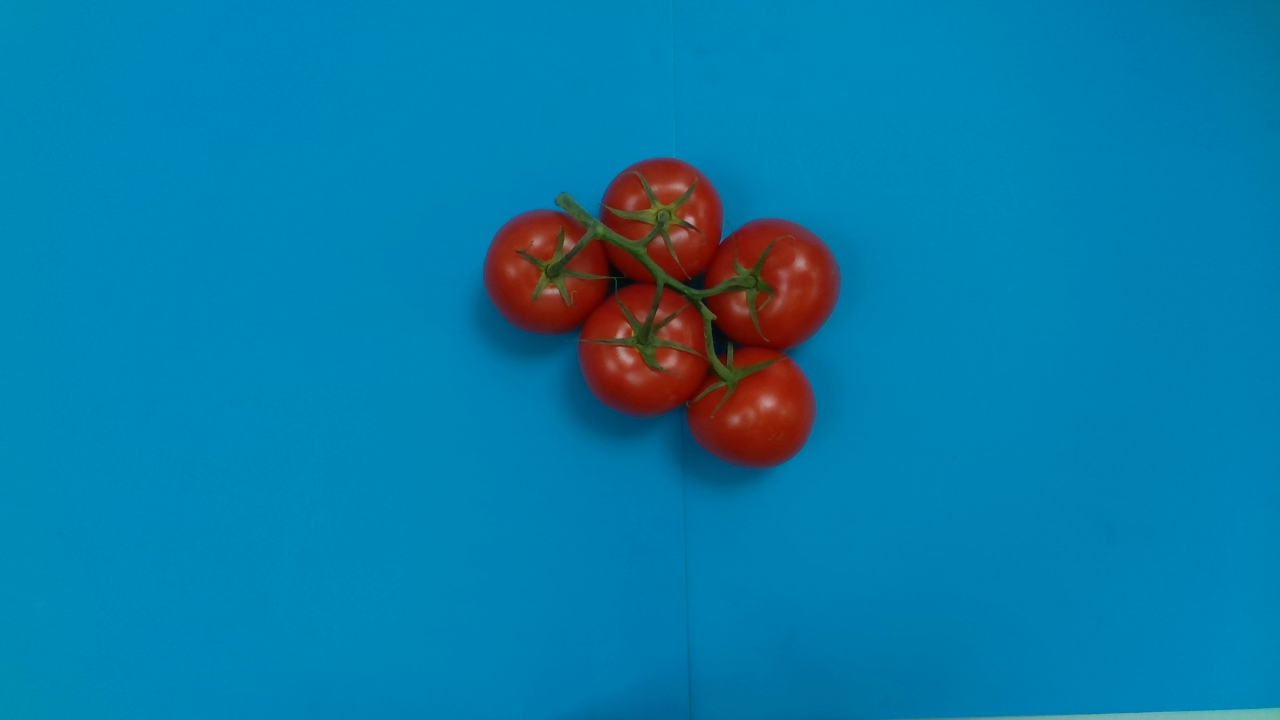
#> input picture detect_truss/images/data/003.png, 1280 x 720 px, given in place of 001.png, which was not available
$ python color_sapcee.py
#> lines starting #> are read from the running program, lines starting #| are printed output that depends on the picture; pictures that were not available may be replaced by others from this repository, and a replacement may not be noted
### detect_truss/src/detect_truss/util.py
#!/usr/bin/env python3
# -*- coding: utf-8 -*-
"""
Created on Fri Feb 14 21:21:28 2020

@author: taeke
"""

import os
import cv2
import numpy as np
import warnings
import copy
from matplotlib import pyplot as plt
import matplotlib as mpl

import utils.color_maps as color_maps

from matplotlib.backends.backend_agg import FigureCanvasAgg

ee_color = (255, 150, 0)
grasp_color = (200, 0, 150)
tomato_color = (255, 82, 82)
peduncle_color = (82, 255, 82)  # (0, 150, 30)
background_color = (0, 0, 255)
junction_color = (100, 0, 200)
end_color = (200, 0, 0)
gray_color = (150, 150, 150)

background_layer = 0
bottom_layer = 1  # contours
middle_layer = 5  # tomatoes
peduncle_layer = 6
vertex_layer = 7
high_layer = 8  # arrows, com
top_layer = 10  # junctions, com, text

default_ext = 'png'


def make_dirs(pwd):
    if not os.path.isdir(pwd):
        print("New path, creating a new folder: " + pwd)
        os.makedirs(pwd)


# [28 lines left out: functions load_rgb, bin2img, not called in this run]


def img2bin(img, copy=False):
    dtype = bool
    return img.astype(dtype, copy=copy)


# [87 lines left out: functions remove_blobs, add_border, label_img, stack_segments, grey_2_rgb, not called in this run]


def save_img(img, pwd, name, resolution=300, title="", title_size=20, ext=None, color_map='plasma', vmin=None,
             vmax=None):
    if ext is None:
        ext = default_ext

    plt.rcParams["savefig.format"] = ext
    plt.rcParams["savefig.bbox"] = 'tight'
    plt.rcParams['axes.titlesize'] = title_size
    # plt.rcParams['image.cmap'] = color_map

    if color_map == 'HSV':
        color_map = color_maps.hsv_color_scale()
    elif color_map == 'Lab':
        color_map = color_maps.lab_color_scale()

    fig = plt.figure()
    plt.imshow(img, cmap=color_map, vmin=vmin, vmax=vmax)
    plt.axis('off')
    if title is not None:
        plt.title(title)

    # https://stackoverflow.com/a/27227718
    plt.gca().set_axis_off()
    plt.subplots_adjust(top=1, bottom=0, right=1, left=0,
                        hspace=0, wspace=0)
    plt.margins(0, 0)
    plt.gca().xaxis.set_major_locator(plt.NullLocator())
    plt.gca().yaxis.set_major_locator(plt.NullLocator())

    # make dir if it does not yet exist
    make_dirs(pwd)
    fig.savefig(os.path.join(pwd, name), dpi=resolution, bbox_inches='tight', pad_inches=0)
    plt.close(fig)


# [633 lines left out: functions save_fig, add_com, add_circles, plot_segments, plot_image, plot_features and 15 more, not called in this run]

### detect_truss/src/color_sapcee.py
#!/usr/bin/env python2
# -*- coding: utf-8 -*-
"""
Created on Fri May  8 14:08:03 2020

@author: taeke
"""

#!/usr/bin/env python3
# -*- coding: utf-8 -*-
"""
Created on Tue Feb 18 08:52:33 2020

@author: taeke
"""


## imports ##
import os # os.sep
import cv2
import numpy as np

from matplotlib import pyplot as plt

# custom functions
from detect_truss.util import save_img
from detect_truss.util import stack_segments
from detect_truss.util import make_dirs


#%% init
N = 11 #  48 #        # tomato file to load
nDigits = 3

plt.rcParams["image.cmap"] = 'plasma'
plt.rcParams["savefig.format"] = 'pdf'
plt.rcParams["savefig.bbox"] = 'tight'
plt.rcParams['axes.titlesize'] = 20

pathCurrent = os.path.dirname(__file__)
dataSet = 'failures' # "real_blue" # "tomato_cases" #

pwdData = os.path.join(pathCurrent, "data", dataSet)
pwdResults = os.path.join(pathCurrent, "results", dataSet, "color_space")

make_dirs(pwdData)
make_dirs(pwdResults)

imMax = 255
count = 0

for iTomato in range(1, N):

    tomatoID = str(iTomato).zfill(nDigits)
    tomatoName = tomatoID # "tomato" + "_RGB_" +
    fileName = tomatoName + ".png" # ".jpg" #

    imPath = os.path.join(pwdData, fileName)
    imBGR = cv2.imread(imPath)
#> imBGR is the input picture: shape (720, 1280, 3); mean B, G, R 168, 123.8, 8.3

    # color spaces
    imRGB = cv2.cvtColor(imBGR, cv2.COLOR_BGR2RGB)
    imHSV = cv2.cvtColor(imRGB, cv2.COLOR_RGB2HSV)
#> imHSV: shape (720, 1280, 3); mean H, S, V 93.1, 249.8, 174.1
    # imHLS = cv2.cvtColor(imRGB, cv2.COLOR_RGB2HLS)
    # imHSL = np.dstack((np.dstack((imHLS[:,:,0], imHLS[:,:,2])), imHLS[:,:,1]))
    # imHSI = rgb2hsi(imRGB)

    imLAB = cv2.cvtColor(imRGB, cv2.COLOR_RGB2LAB)
#> imLAB: shape (720, 1280, 3); mean of channels 0, 1, 2 125.8, 119.1, 98.1


    save_img(imHSV[:,:,0], pwdResults, tomatoID + "_H")
#> in save_img, `fig.savefig(os.path.join(pwd, name), dpi=resolution, bbox_inches='tigh..`:
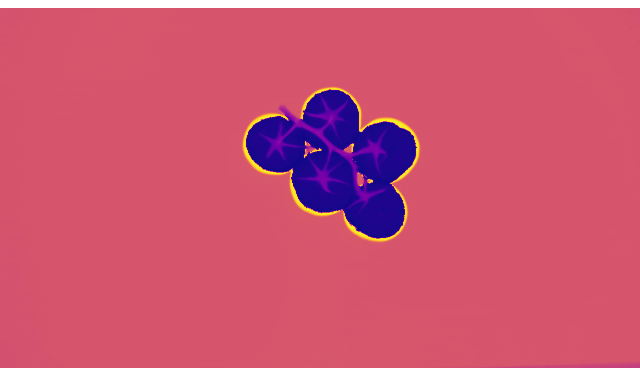
#> figure drawn by matplotlib, 1 panel
    # [6 lines of commented-out code are left out]
    save_img(imLAB[:,:,1], pwdResults, tomatoID + "_A")
#> call 2 of save_img, with name = '001_A', resolution = 300, title = '', title_size = 20, color_map = 'plasma'
#> in save_img (call 2), `fig.savefig(os.path.join(pwd, name), dpi=resolution, bbox_inches='tigh..`:
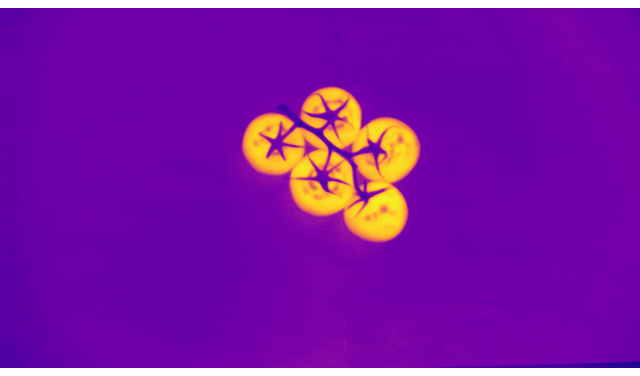
#> figure drawn by matplotlib, 1 panel
#> pass 2 of the loop `for iTomato in range(1, N):`:
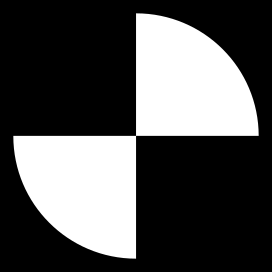
#> input picture detect_truss/src/detect_truss/utils/com.png, 272 x 272 px, given in place of 002.png, which was not available
#> imBGR is the input picture: shape (272, 272, 3); min 0, max 255, mean 81.5
#> imHSV: shape (272, 272, 3); mean H, S, V 0, 0, 81.5
#> imLAB: shape (272, 272, 3); mean of channels 0, 1, 2 81.5, 128, 128
#> in save_img (call 3), `fig.savefig(os.path.join(pwd, name), dpi=resolution, bbox_inches='tigh..`:
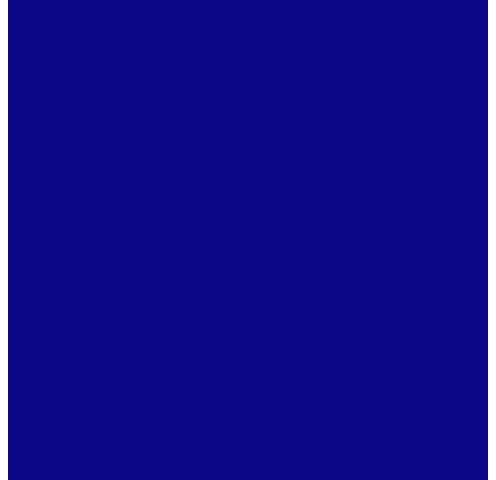
#> figure drawn by matplotlib, 1 panel
#> (the run stopped early here; a loop or call above may not have finished)
